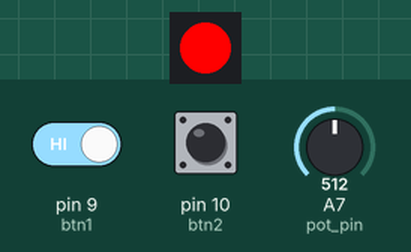
Simulated run of this sketch. Board: Arduino Nano, built with avr-gcc and run on an emulated ATmega328P. Shown: 1 RGB LEDs in strip order, left to right. The test bench sets the inputs (shaded band); at power-on: pin 10 (btn2) HIGH, pin 9 (btn1) HIGH, A7 (pot_pin) = 512. Dim RGB values are drawn brighter than linear.

Above: at 4.8 s.
4.9 s: pin 10 (btn2) pulled LOW for 2.35 s
At 5.4 s:
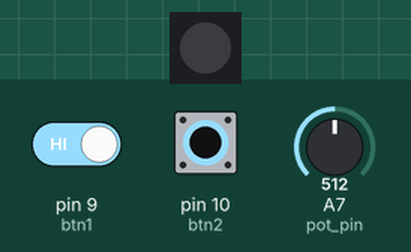
8.7 s: pin 9 (btn1) driven LOW and pin 10 (btn2) driven LOW
At 10.5 s:
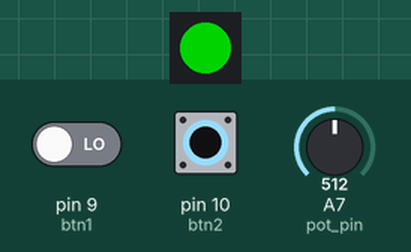
14.7 s: pin 10 (btn2) driven HIGH
18.2 s: A7 (pot_pin) set to 122
21.7 s: A7 (pot_pin) set to 0
24.4 s: A7 (pot_pin) set to 511
Timing chart, 0 to 29.4 s (numbered marks = the images above; inputs shaded):
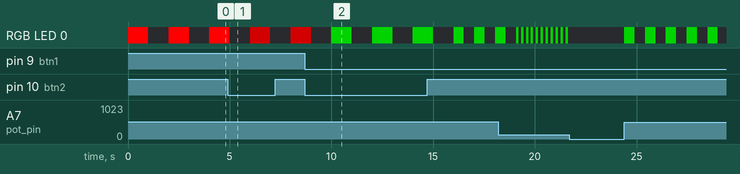

The sketch:

Assignment_9.ino
```cpp
//Joseph Schwartz-Messing
//include neopixel library
#include <Adafruit_NeoPixel.h>
int btn1_pressed = 0;
int btn2_pressed = 0;
int btn1 = 9;
int btn2 = 10;
int left_button_pin = 0;
int pot_pin = A7;
int num_pixels = 1;
int pixel_pin = 8;
//define a new neopixel by by specifying the pin number and number of pixels.
//in this case its only one pixel which is on the flora on pin 8.  We name this var "ring"
Adafruit_NeoPixel ring = Adafruit_NeoPixel(num_pixels, pixel_pin);
//delay_time will represent the amount of delay in milliseconds.
int delay_time = 1000;
//intensity will represent the intensity(brightness) of the color by displaying 0-100% of the values defined in our Color objects.
float intensity = 1.0;
//which_color represents an index in the rainbow array from 0-6.
int which_color = 0;

//struct is a constructor which allows us to easily create new objects.
// our Color object contains three byte variables with the names red, green, and blue.
struct Color
{
  byte red;
  byte green;
  byte blue;
};
//below are a list of new color objects with numbers assigned to red, green and blue.
Color red = {255, 0, 0};
Color orange = {255, 127, 0};
Color yellow = {255, 255, 0};
Color green = {0, 255, 0};
Color blue = {0, 0, 255};
Color indigo = {75, 0, 130};
Color violet = {139, 0, 255};
//rainbow is a 7 index array that contains the above colors.
Color rainbow[] = {red, orange, yellow, green, blue, indigo, violet};
void setup() {
  //pins are described here as inputs, outputs or input pullups.
  pinMode(pot_pin, INPUT);
  pinMode(btn1, INPUT_PULLUP);
  pinMode(btn2, INPUT_PULLUP);
  //begin must be called to initiate the ring
  ring.begin();
  // We want the pixel color to begin as red until being changed in the loop
  ring.setPixelColor(0, ring.Color(255, 0, 0));
}

void loop() {
  //Because 1 represents true and 0 represents false, we want the buttons to respond accordingly however input pullups are on at 0 and off at not-0. The following statements correct this issue.
  btn1_pressed = 1 - digitalRead(btn1);
  btn2_pressed = 1 - digitalRead(btn2);
  //if both buttons are pressed...
  if (btn1_pressed && btn2_pressed)
  {
    //...which_color will be assigned a value from 0-6 depending on our potentiometer value.
    //The map function allows us to map a range of values, in this case 0-1023 to another range of values 0-6.
    //The first argument(analogRead(pot_pin)) represents a value in the first range being scaled to the second range.
    which_color = map(analogRead(pot_pin), 0, 1023, 0, 6);
  }
  //if button 1 is pressed then delay_time will be changed to a value ranging from 0-1023
  else if (btn1_pressed)
  {
    delay_time = analogRead(pot_pin);
  }
  //if button 2 is pressed then intensity will be changed from some x between 0-1023 inclusive depending on the change in the pot movement such that intensity = x/1024.
  else if (btn2_pressed)
  {
    intensity = analogRead(pot_pin) / 1024.0;
  }
  //setPixelColor will display on our only neopixel i.e. index 0, red, green, and blue values of a Color in the rainbow array whose index is specified by the value of which_color.
  //These values will be shown at an intensity from 0-100%.
  //Starting value will be red as shown in the setup function i.e. (ring.setPixelColor(0, ring.Color(255, 0, 0)). Starting intensity will be 1 or 100%.
  ring.setPixelColor(0, ring.Color(rainbow[which_color].red * intensity, rainbow[which_color].green * intensity, rainbow[which_color].blue * intensity));
  ring.show();
  //delay for the number of milliseconds that the variable "delay_time" represents.  Starting value is 1000.
  delay(delay_time);
  ring.setPixelColor(0, ring.Color(0, 0, 0));
  ring.show();
  delay(delay_time);
}
```

Measured:
- after the input at 21.7 s, every drawn part: stays the same
